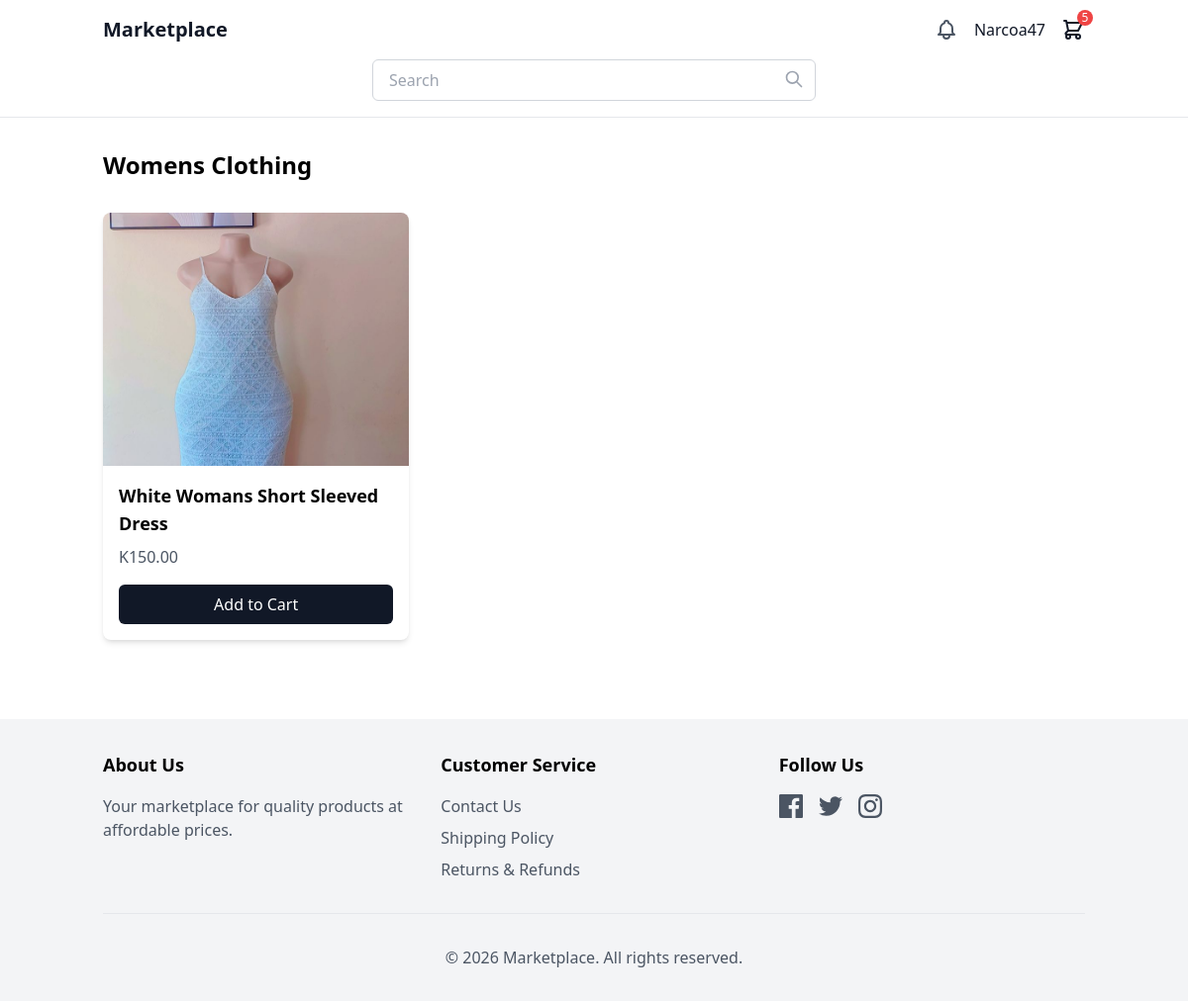
Page /category/womens-clothing/ (signed in) on the committed database.
### users/models.py (models this page shows, shortened)
class User(AbstractUser):
    is_store_owner = models.BooleanField(default=False)
    is_client = models.BooleanField(default=False)
    groups = models.ManyToManyField(
        'auth.Group',
        verbose_name='groups',
        blank=True,
        help_text='The groups this user belongs to. A user will get all permissions granted to each of their groups.',
        related_name='custom_user_set',  # Unique related_name
        related_query_name='user',
    )
    user_permissions = models.ManyToManyField(
        'auth.Permission',
        verbose_name='user permissions',
        blank=True,
        help_text='Specific permissions for this user.',
        related_name='custom_user_set',  # Unique related_name
        related_query_name='user',
    )

### store/models.py (models this page shows, shortened)
class Cart(models.Model):
    user = models.ForeignKey(User, on_delete=models.CASCADE, null=True, blank=True)
    session_id = models.CharField(max_length=100, null=True, blank=True)
    created_at = models.DateTimeField(auto_now_add=True)
    updated_at = models.DateTimeField(auto_now=True)
    @property
    def item_count(self):
        return sum(item.quantity for item in self.items.all())

class CartItem(models.Model):
    cart = models.ForeignKey(Cart, on_delete=models.CASCADE, related_name='items')
    product = models.ForeignKey(Product, on_delete=models.CASCADE)
    variant = models.ForeignKey(ProductVariant, on_delete=models.CASCADE, null=True, blank=True)
    quantity = models.PositiveIntegerField(default=1)

class Category(models.Model):
    name = models.CharField(max_length=100)
    slug = models.SlugField(unique=True)
    image = models.ImageField(upload_to='categories/', blank=True, null=True)
    class Meta:
        verbose_name_plural = 'Categories'

class Product(models.Model):
    name = models.CharField(max_length=200)
    slug = models.SlugField(unique=True)
    category = models.ForeignKey(Category, on_delete=models.CASCADE, related_name='products')
    store = models.ForeignKey(Store, on_delete=models.CASCADE, related_name='products')  # Link to Store
    description = models.TextField(blank=True)
    price = models.DecimalField(max_digits=10, decimal_places=2)
    image = models.ImageField(upload_to='products/')
    stock = models.PositiveIntegerField(default=1)
    available = models.BooleanField(default=True)
    created = models.DateTimeField(auto_now_add=True)
    updated = models.DateTimeField(auto_now=True)
    class Meta:
        ordering = ['-created']

### store/views.py (the view)
# urls.py: path('category/<slug:slug>/', views.category_detail, name='category_detail'),
def category_detail(request, slug):
    category = get_object_or_404(Category, slug=slug)
    products = category.products.filter(available=True)
    return render(request, 'category_detail.html', {
        'category': category,
        'products': products
    })

### store/context_processors.py (called while the page is built)
def cart_processor(request):
    cart = get_or_create_cart(request)
    return {'cart': cart}

### store/views.py (called while the page is built, shortened)
def get_or_create_cart(request):
    if request.user.is_authenticated:
        cart = Cart.objects.filter(user=request.user).first()
        if cart:
            return cart

### theme/templates/category_detail.html (shortened to what this page needs)
{% extends 'base.html' %}
{% block content %}
<div class="mb-8">
    <h1 class="text-2xl font-bold">{{ category.name }}</h1>
</div>
<div class="grid grid-cols-1 md:grid-cols-3 gap-8">
    {% for product in products %}
    <div class="bg-white rounded-lg overflow-hidden shadow-md">
        <a href="{% url 'product_detail' product.slug %}">
            {% if product.image %}
            <img src="{{ product.image.url }}" alt="{{ product.name }}" class="w-full h-64 object-cover">
            {% else %}
            <img src="/placeholder.svg?height=300&width=400" alt="{{ product.name }}" class="w-full h-64 object-cover">
            {% endif %}
            <div class="p-4">
                <h2 class="text-lg font-semibold">{{ product.name }}</h2>
                <p class="text-gray-600 mt-2">K{{ product.price }}</p>
                <div class="mt-4">
                    <form action="{% url 'add_to_cart' product.id %}" method="post" class="flex">
                        <button type="submit" class="bg-gray-900 text-white px-4 py-2 rounded-md hover:bg-gray-800 w-full">Add to Cart</button>
                    </form>
                </div>
            </div>
        </a>
    </div>
    {% empty %}
    <div class="col-span-3 text-center py-12">
        <p class="text-gray-500">No products available in this category.</p>
    </div>
    {% endfor %}
</div>
{% endblock %}

### theme/templates/base.html (shortened to what this page needs)
<!DOCTYPE html>
<html lang="en">
<head>
    <script src="https://cdn.tailwindcss.com"></script>
</head>
<body class="min-h-screen bg-white">
    <header class="border-b border-gray-200">
        <div class="container mx-auto px-4 py-4">
            <div class="flex flex-col md:flex-row items-center justify-between space-y-4 md:space-y-0">
                <a href="{% url 'home' %}" class="text-xl font-bold text-gray-900">Marketplace</a>
                <div class="flex items-center space-x-4">
                    <a href="#" class="text-gray-600">
                    </a>
                    {% if user.is_authenticated %}
                        <div class="relative group">
                            <button class="text-gray-900 font-medium">{{ user.username }}</button>
                        </div>
                    {% else %}
                        <a href="{% url 'signup' %}" class="text-gray-900 font-medium">Sign Up</a>
                        <a href="{% url 'login' %}" class="text-gray-900 font-medium">Login</a>
                    {% endif %}
                    <a href="{% url 'cart' %}" class="text-gray-900 relative">
                        {% if cart.item_count > 0 %}
                            <span class="absolute -top-2 -right-2 bg-red-500 text-white rounded-full w-4 h-4 flex items-center justify-center text-xs">
                                {{ cart.item_count }}
                            </span>
                        {% endif %}
                    </a>
                </div>
            </div>
            <div class="mt-4 w-full md:max-w-md mx-auto">
                <form action="{% url 'search_products' %}" method="get" class="relative">
                    <input type="text" name="q" placeholder="Search" class="w-full px-4 py-2 border border-gray-300 rounded-md focus:outline-none focus:ring-2 focus:ring-gray-200">
                    <button type="submit" class="absolute right-3 top-2.5">
                        <svg xmlns="http://www.w3.org/2000/svg" class="h-5 w-5 text-gray-400" fill="none" viewBox="0 0 24 24" stroke="currentColor">
                            <path stroke-linecap="round" stroke-linejoin="round" stroke-width="2" d="M21 21l-6-6m2-5a7 7 0 11-14 0 7 7 0 0114 0z" />
                        </svg>
                    </button>
                </form>
            </div>
        </div>
    </header>
    <main class="container mx-auto px-4 py-8">
        {% block content %}{% endblock %}
    </main>
    <footer class="bg-gray-100 py-8 mt-12">
        <div class="container mx-auto px-4">
            <div class="grid grid-cols-1 md:grid-cols-3 gap-8">
                <div>
                    <h3 class="text-lg font-semibold mb-4">About Us</h3>
                    <p class="text-gray-600">Your marketplace for quality products at affordable prices.</p>
                </div>
                <div>
                    <h3 class="text-lg font-semibold mb-4">Customer Service</h3>
                    <ul class="space-y-2">
                        <li><a href="#" class="text-gray-600 hover:text-gray-900">Contact Us</a></li>
                        <li><a href="#" class="text-gray-600 hover:text-gray-900">Shipping Policy</a></li>
                        <li><a href="#" class="text-gray-600 hover:text-gray-900">Returns & Refunds</a></li>
                    </ul>
                </div>
                <div>
                    <h3 class="text-lg font-semibold mb-4">Follow Us</h3>
                    <div class="flex space-x-4">
                        <a href="#" class="text-gray-600 hover:text-gray-900">
                        </a>
                        <a href="#" class="text-gray-600 hover:text-gray-900">
                        </a>
                        <a href="#" class="text-gray-600 hover:text-gray-900">
                        </a>
                    </div>
                </div>
            </div>
            <div class="mt-8 pt-8 border-t border-gray-200 text-center">
                <p class="text-gray-600">&copy; 2026 Marketplace. All rights reserved.</p>
            </div>
        </div>
    </footer>
</body>
</html>

### rows in the picture
User: username "Narcoa47"
Cart: item_count "5"
Category: name "Womens Clothing"
Product: image (picture), name "White Womans Short Sleeved Dress", price "150.00"
